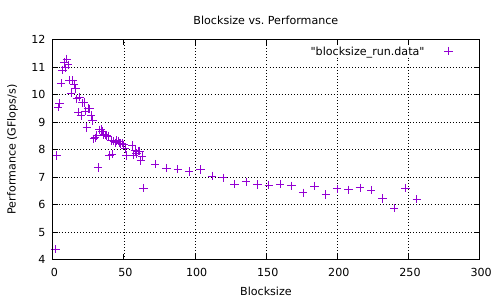

This figure's gnuplot source:
set title "Blocksize vs. Performance"
set xlabel "Blocksize"
set ylabel "Performance (GFlops/s)"
set grid

set terminal pdf
set output "blocksize.pdf"

plot "blocksize_run.data"

